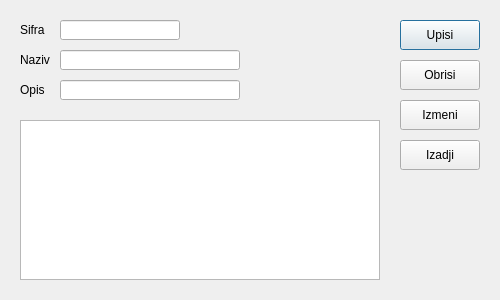
<?xml version="1.0" encoding="UTF-8"?>
<ui version="4.0">
 <class>Boja</class>
 <widget class="QDialog" name="Boja">
  <property name="geometry">
   <rect>
    <x>0</x>
    <y>0</y>
    <width>500</width>
    <height>300</height>
   </rect>
  </property>
  <property name="windowTitle">
   <string>Boja</string>
  </property>
  <widget class="QLabel" name="labelSifra">
   <property name="geometry">
    <rect>
     <x>20</x>
     <y>20</y>
     <width>40</width>
     <height>20</height>
    </rect>
   </property>
   <property name="text">
    <string>Sifra</string>
   </property>
  </widget>
  <widget class="QLabel" name="labelNaziv">
   <property name="geometry">
    <rect>
     <x>20</x>
     <y>50</y>
     <width>40</width>
     <height>20</height>
    </rect>
   </property>
   <property name="text">
    <string>Naziv</string>
   </property>
  </widget>
  <widget class="QLabel" name="labelOpis">
   <property name="geometry">
    <rect>
     <x>20</x>
     <y>80</y>
     <width>40</width>
     <height>20</height>
    </rect>
   </property>
   <property name="text">
    <string>Opis</string>
   </property>
  </widget>
  <widget class="QLineEdit" name="lineEditSifra">
   <property name="geometry">
    <rect>
     <x>60</x>
     <y>20</y>
     <width>120</width>
     <height>20</height>
    </rect>
   </property>
  </widget>
  <widget class="QLineEdit" name="lineEditNaziv">
   <property name="geometry">
    <rect>
     <x>60</x>
     <y>50</y>
     <width>180</width>
     <height>20</height>
    </rect>
   </property>
  </widget>
  <widget class="QLineEdit" name="lineEditOpis">
   <property name="geometry">
    <rect>
     <x>60</x>
     <y>80</y>
     <width>180</width>
     <height>20</height>
    </rect>
   </property>
  </widget>
  <widget class="QPushButton" name="pushButtonUpisi">
   <property name="geometry">
    <rect>
     <x>400</x>
     <y>20</y>
     <width>80</width>
     <height>30</height>
    </rect>
   </property>
   <property name="text">
    <string>Upisi</string>
   </property>
  </widget>
  <widget class="QPushButton" name="pushButtonObrisi">
   <property name="geometry">
    <rect>
     <x>400</x>
     <y>60</y>
     <width>80</width>
     <height>30</height>
    </rect>
   </property>
   <property name="text">
    <string>Obrisi</string>
   </property>
  </widget>
  <widget class="QPushButton" name="pushButtonIzmeni">
   <property name="geometry">
    <rect>
     <x>400</x>
     <y>100</y>
     <width>80</width>
     <height>30</height>
    </rect>
   </property>
   <property name="text">
    <string>Izmeni</string>
   </property>
  </widget>
  <widget class="QPushButton" name="pushButtonIzadji">
   <property name="geometry">
    <rect>
     <x>400</x>
     <y>140</y>
     <width>80</width>
     <height>30</height>
    </rect>
   </property>
   <property name="text">
    <string>Izadji</string>
   </property>
  </widget>
  <widget class="QTableView" name="tableView">
   <property name="geometry">
    <rect>
     <x>20</x>
     <y>120</y>
     <width>360</width>
     <height>160</height>
    </rect>
   </property>
  </widget>
 </widget>
 <resources/>
 <connections/>
</ui>
